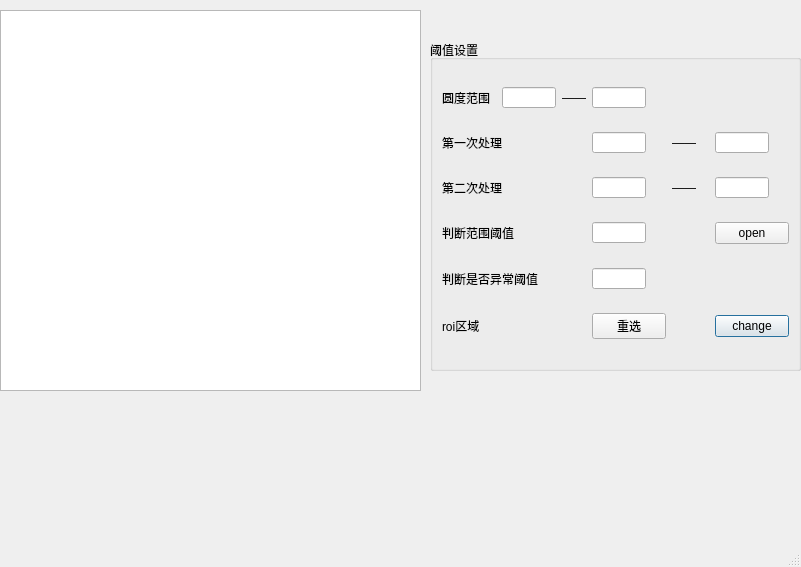
<?xml version="1.0" encoding="UTF-8"?>
<ui version="4.0">
 <class>debugdialog</class>
 <widget class="QMainWindow" name="debugdialog">
  <property name="geometry">
   <rect>
    <x>0</x>
    <y>0</y>
    <width>801</width>
    <height>567</height>
   </rect>
  </property>
  <property name="windowTitle">
   <string>MainWindow</string>
  </property>
  <widget class="QWidget" name="centralwidget">
   <widget class="QGroupBox" name="groupBox_2">
    <property name="geometry">
     <rect>
      <x>430</x>
      <y>40</y>
      <width>371</width>
      <height>331</height>
     </rect>
    </property>
    <property name="title">
     <string>阈值设置</string>
    </property>
    <layout class="QGridLayout" name="gridLayout">
     <item row="0" column="2" colspan="2">
      <widget class="QLineEdit" name="circularity_min">
       <property name="minimumSize">
        <size>
         <width>54</width>
         <height>21</height>
        </size>
       </property>
       <property name="maximumSize">
        <size>
         <width>54</width>
         <height>21</height>
        </size>
       </property>
       <property name="readOnly">
        <bool>true</bool>
       </property>
       <property name="clearButtonEnabled">
        <bool>false</bool>
       </property>
      </widget>
     </item>
     <item row="0" column="0">
      <widget class="QLabel" name="label">
       <property name="text">
        <string>圆度范围</string>
       </property>
      </widget>
     </item>
     <item row="0" column="1">
      <spacer name="horizontalSpacer">
       <property name="orientation">
        <enum>Qt::Horizontal</enum>
       </property>
       <property name="sizeHint" stdset="0">
        <size>
         <width>40</width>
         <height>20</height>
        </size>
       </property>
      </spacer>
     </item>
     <item row="0" column="4">
      <widget class="QLabel" name="label_6">
       <property name="text">
        <string>——</string>
       </property>
      </widget>
     </item>
     <item row="0" column="5">
      <widget class="QLineEdit" name="circularity_max">
       <property name="minimumSize">
        <size>
         <width>54</width>
         <height>21</height>
        </size>
       </property>
       <property name="maximumSize">
        <size>
         <width>54</width>
         <height>21</height>
        </size>
       </property>
       <property name="readOnly">
        <bool>true</bool>
       </property>
      </widget>
     </item>
     <item row="1" column="0" colspan="4">
      <widget class="QLabel" name="label_2">
       <property name="text">
        <string>第一次处理</string>
       </property>
      </widget>
     </item>
     <item row="2" column="6">
      <widget class="QLabel" name="label_9">
       <property name="text">
        <string>——</string>
       </property>
      </widget>
     </item>
     <item row="2" column="7">
      <widget class="QLabel" name="label_7">
       <property name="text">
        <string/>
       </property>
      </widget>
     </item>
     <item row="1" column="8">
      <widget class="QLineEdit" name="Threshold1_max">
       <property name="minimumSize">
        <size>
         <width>54</width>
         <height>21</height>
        </size>
       </property>
       <property name="maximumSize">
        <size>
         <width>54</width>
         <height>21</height>
        </size>
       </property>
       <property name="readOnly">
        <bool>true</bool>
       </property>
      </widget>
     </item>
     <item row="4" column="5">
      <widget class="QLineEdit" name="area2">
       <property name="maximumSize">
        <size>
         <width>54</width>
         <height>21</height>
        </size>
       </property>
       <property name="readOnly">
        <bool>true</bool>
       </property>
      </widget>
     </item>
     <item row="0" column="8">
      <spacer name="horizontalSpacer_2">
       <property name="orientation">
        <enum>Qt::Horizontal</enum>
       </property>
       <property name="sizeHint" stdset="0">
        <size>
         <width>40</width>
         <height>20</height>
        </size>
       </property>
      </spacer>
     </item>
     <item row="1" column="5">
      <widget class="QLineEdit" name="Threshold1_min">
       <property name="enabled">
        <bool>true</bool>
       </property>
       <property name="minimumSize">
        <size>
         <width>54</width>
         <height>21</height>
        </size>
       </property>
       <property name="maximumSize">
        <size>
         <width>54</width>
         <height>21</height>
        </size>
       </property>
       <property name="readOnly">
        <bool>true</bool>
       </property>
      </widget>
     </item>
     <item row="2" column="0" colspan="5">
      <widget class="QLabel" name="label_3">
       <property name="text">
        <string>第二次处理</string>
       </property>
      </widget>
     </item>
     <item row="3" column="5">
      <widget class="QLineEdit" name="area1">
       <property name="maximumSize">
        <size>
         <width>54</width>
         <height>21</height>
        </size>
       </property>
       <property name="readOnly">
        <bool>true</bool>
       </property>
      </widget>
     </item>
     <item row="3" column="8">
      <widget class="QPushButton" name="pushButton">
       <property name="text">
        <string>open</string>
       </property>
      </widget>
     </item>
     <item row="3" column="0" colspan="3">
      <widget class="QLabel" name="label_5">
       <property name="text">
        <string>判断范围阈值</string>
       </property>
      </widget>
     </item>
     <item row="2" column="8">
      <widget class="QLineEdit" name="Threshold2_max">
       <property name="minimumSize">
        <size>
         <width>54</width>
         <height>21</height>
        </size>
       </property>
       <property name="maximumSize">
        <size>
         <width>54</width>
         <height>21</height>
        </size>
       </property>
       <property name="readOnly">
        <bool>true</bool>
       </property>
      </widget>
     </item>
     <item row="2" column="5">
      <widget class="QLineEdit" name="Threshold2_min">
       <property name="minimumSize">
        <size>
         <width>54</width>
         <height>21</height>
        </size>
       </property>
       <property name="maximumSize">
        <size>
         <width>54</width>
         <height>21</height>
        </size>
       </property>
       <property name="readOnly">
        <bool>true</bool>
       </property>
      </widget>
     </item>
     <item row="4" column="0" colspan="4">
      <widget class="QLabel" name="label_4">
       <property name="text">
        <string>判断是否异常阈值</string>
       </property>
      </widget>
     </item>
     <item row="1" column="6">
      <widget class="QLabel" name="label_8">
       <property name="text">
        <string>——</string>
       </property>
      </widget>
     </item>
     <item row="5" column="0" colspan="3">
      <widget class="QLabel" name="label_10">
       <property name="text">
        <string>roi区域</string>
       </property>
      </widget>
     </item>
     <item row="5" column="5">
      <widget class="QPushButton" name="pushButton_roi">
       <property name="focusPolicy">
        <enum>Qt::StrongFocus</enum>
       </property>
       <property name="acceptDrops">
        <bool>true</bool>
       </property>
       <property name="text">
        <string>重选</string>
       </property>
       <property name="checkable">
        <bool>false</bool>
       </property>
       <property name="checked">
        <bool>false</bool>
       </property>
       <property name="default">
        <bool>false</bool>
       </property>
      </widget>
     </item>
     <item row="5" column="8">
      <widget class="QPushButton" name="pushButton_change">
       <property name="text">
        <string>change</string>
       </property>
       <property name="autoDefault">
        <bool>false</bool>
       </property>
       <property name="default">
        <bool>true</bool>
       </property>
       <property name="flat">
        <bool>false</bool>
       </property>
      </widget>
     </item>
    </layout>
   </widget>
   <widget class="QGraphicsView" name="graphicsView">
    <property name="geometry">
     <rect>
      <x>0</x>
      <y>10</y>
      <width>421</width>
      <height>381</height>
     </rect>
    </property>
    <property name="sizePolicy">
     <sizepolicy hsizetype="Expanding" vsizetype="Expanding">
      <horstretch>0</horstretch>
      <verstretch>0</verstretch>
     </sizepolicy>
    </property>
   </widget>
  </widget>
  <widget class="QMenuBar" name="menubar">
   <property name="geometry">
    <rect>
     <x>0</x>
     <y>0</y>
     <width>801</width>
     <height>26</height>
    </rect>
   </property>
  </widget>
  <widget class="QStatusBar" name="statusbar"/>
 </widget>
 <resources/>
 <connections>
  <connection>
   <sender>pushButton</sender>
   <signal>clicked()</signal>
   <receiver>debugdialog</receiver>
   <slot>debugparam()</slot>
   <hints>
    <hint type="sourcelabel">
     <x>788</x>
     <y>300</y>
    </hint>
    <hint type="destinationlabel">
     <x>795</x>
     <y>266</y>
    </hint>
   </hints>
  </connection>
  <connection>
   <sender>pushButton_roi</sender>
   <signal>clicked()</signal>
   <receiver>debugdialog</receiver>
   <slot>getRoi()</slot>
   <hints>
    <hint type="sourcelabel">
     <x>560</x>
     <y>519</y>
    </hint>
    <hint type="destinationlabel">
     <x>416</x>
     <y>515</y>
    </hint>
   </hints>
  </connection>
  <connection>
   <sender>pushButton_change</sender>
   <signal>clicked()</signal>
   <receiver>debugdialog</receiver>
   <slot>change()</slot>
   <hints>
    <hint type="sourcelabel">
     <x>751</x>
     <y>344</y>
    </hint>
    <hint type="destinationlabel">
     <x>772</x>
     <y>413</y>
    </hint>
   </hints>
  </connection>
 </connections>
 <slots>
  <slot>debugparam()</slot>
  <slot>getRoi()</slot>
  <slot>change()</slot>
 </slots>
</ui>
